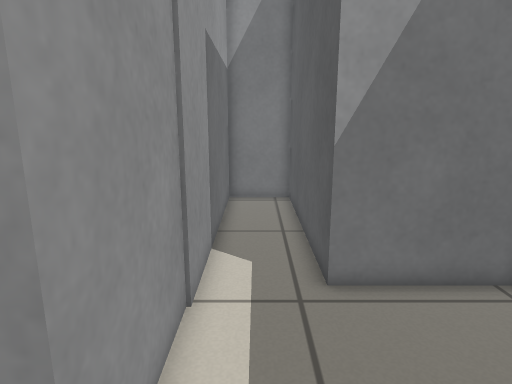
[1] (above)

16 first-person views from a walk through a robot-simulator world made for Stage. The camera is 0.81 m above the floor, tilts 12° down and sees 75° across. Floor lines are 1 m apart. The floor is counted in squares, 0.2 m on a side. Each view is taken from the middle of a square. On the plan, view 1 faces up. The plan holds only what a view shows up to about 20 squares ahead; the rest is blank. Robots are left out.

[2]
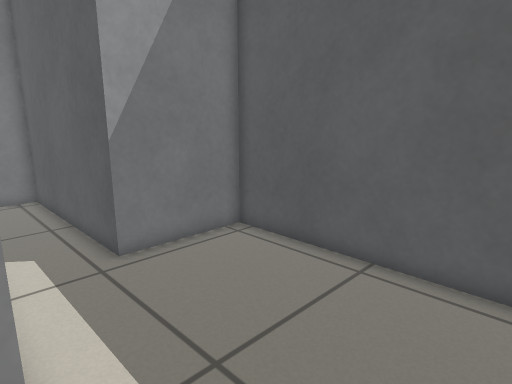

[3]
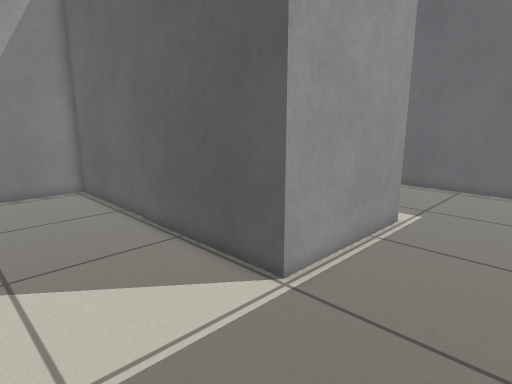

[4]
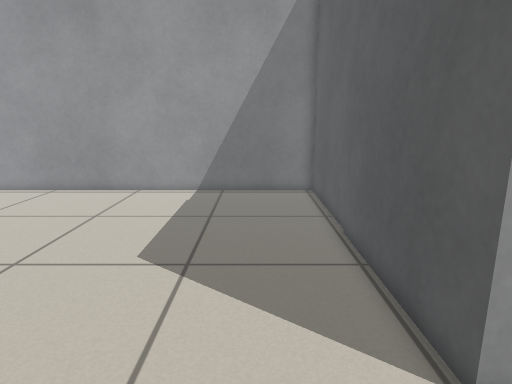

[5]
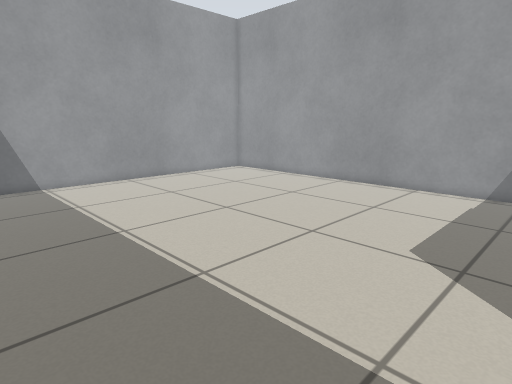

[6]
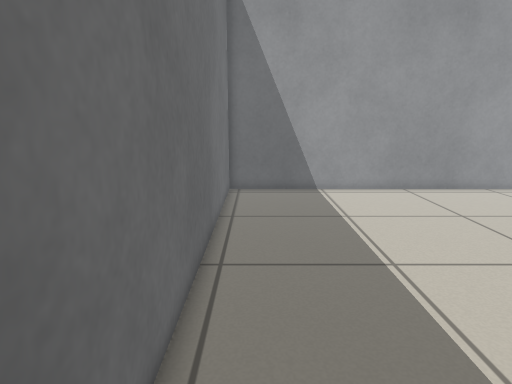

[7]
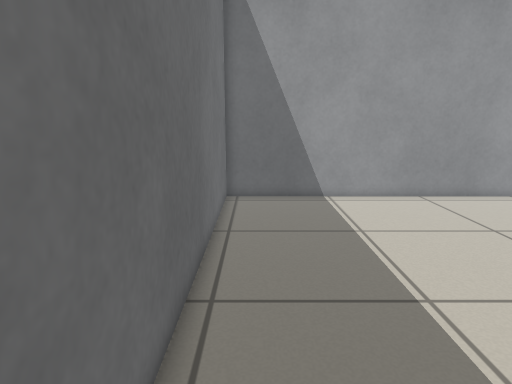

[8]
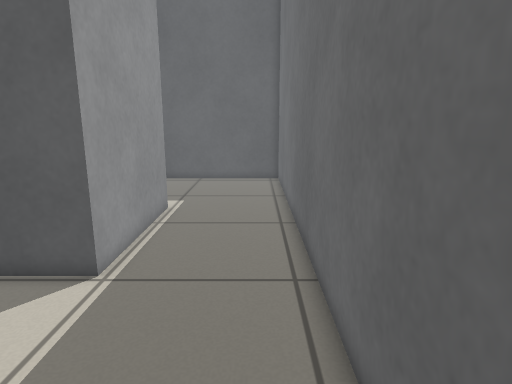

[9]
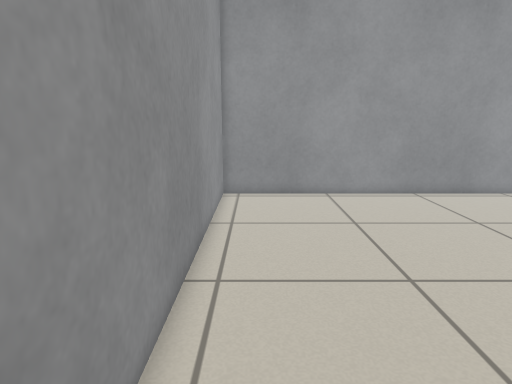

[10]
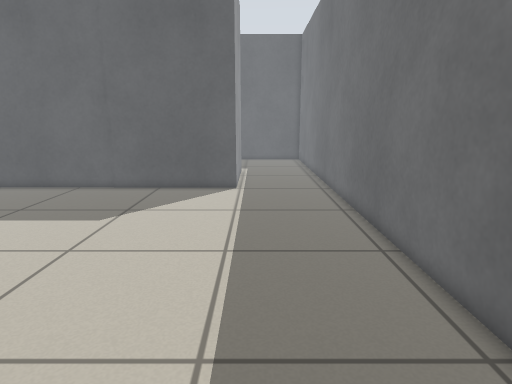

[11]
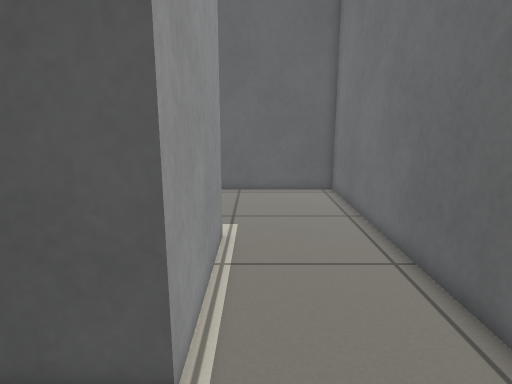

[12]
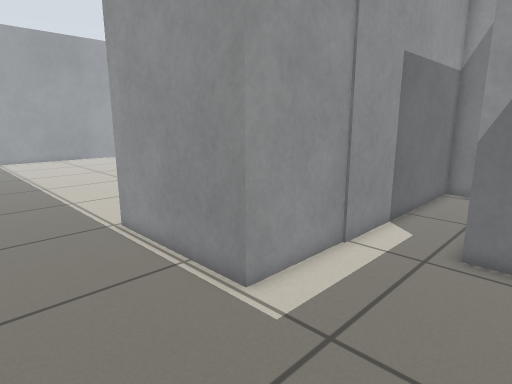

[13]
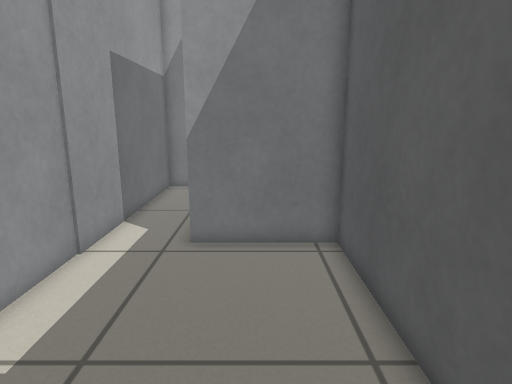

[14]
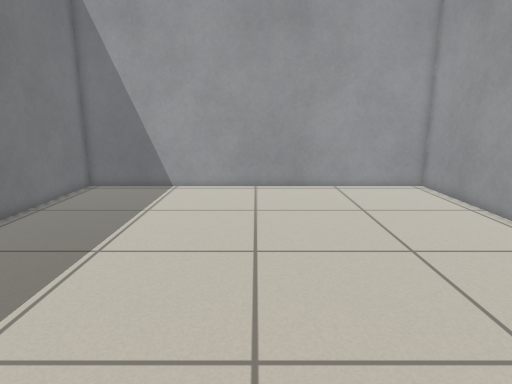

[15]
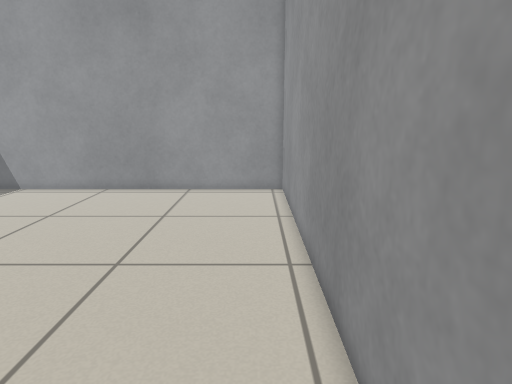

[16]
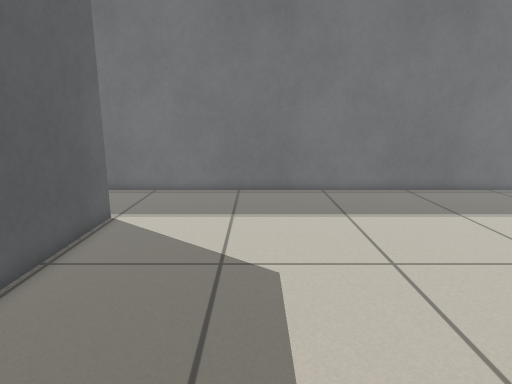

### Floor plan
Ten units are one square. View 1 is at (0, 0); x grows to the right and y downward. Boxes are objects, and circles mark ways between rooms. Rooms are numbered by the first view taken in them; rooms with no view inside come last. Other rooms are left out.
<svg viewBox="-354 -181 427 222">
<path fill="none" stroke="#000" d="M-4 36 68 36 68 -77 18 -77 18 -176 -15 -176 -15 -22M-15 -22 -88 -22 -88 -176 -349 -176 -349 36 -4 36"/>
<circle cx="-12" cy="10" r="3" fill="#2a7"/>
<text x="20" y="-50">1</text>
<text x="-210" y="-60">2</text>
</svg>
Room 1 opens to room 2.

Where each view was taken, in squares from view 1:
view 1: 0 up, 0 right, facing up
view 2: 2 down, 2 left, facing up-right
view 3: 3 down, 15 left, facing up-right
view 4: 2 down, 12 left, facing up
view 5: 3 down, 12 left, facing up-left
view 6: 2 down, 15 left, facing left
view 7: 2 down, 17 left, facing left
view 8: 2 down, 17 left, facing right
view 9: 1 down, 33 left, facing up
view 10: 1 up, 29 left, facing right
view 11: 1 up, 13 left, facing right
view 12: 3 down, 4 right, facing up-left
view 13: 3 down, 4 right, facing up
view 14: 7 up, 14 left, facing left
view 15: 16 up, 15 left, facing left
view 16: 16 up, 15 left, facing down
